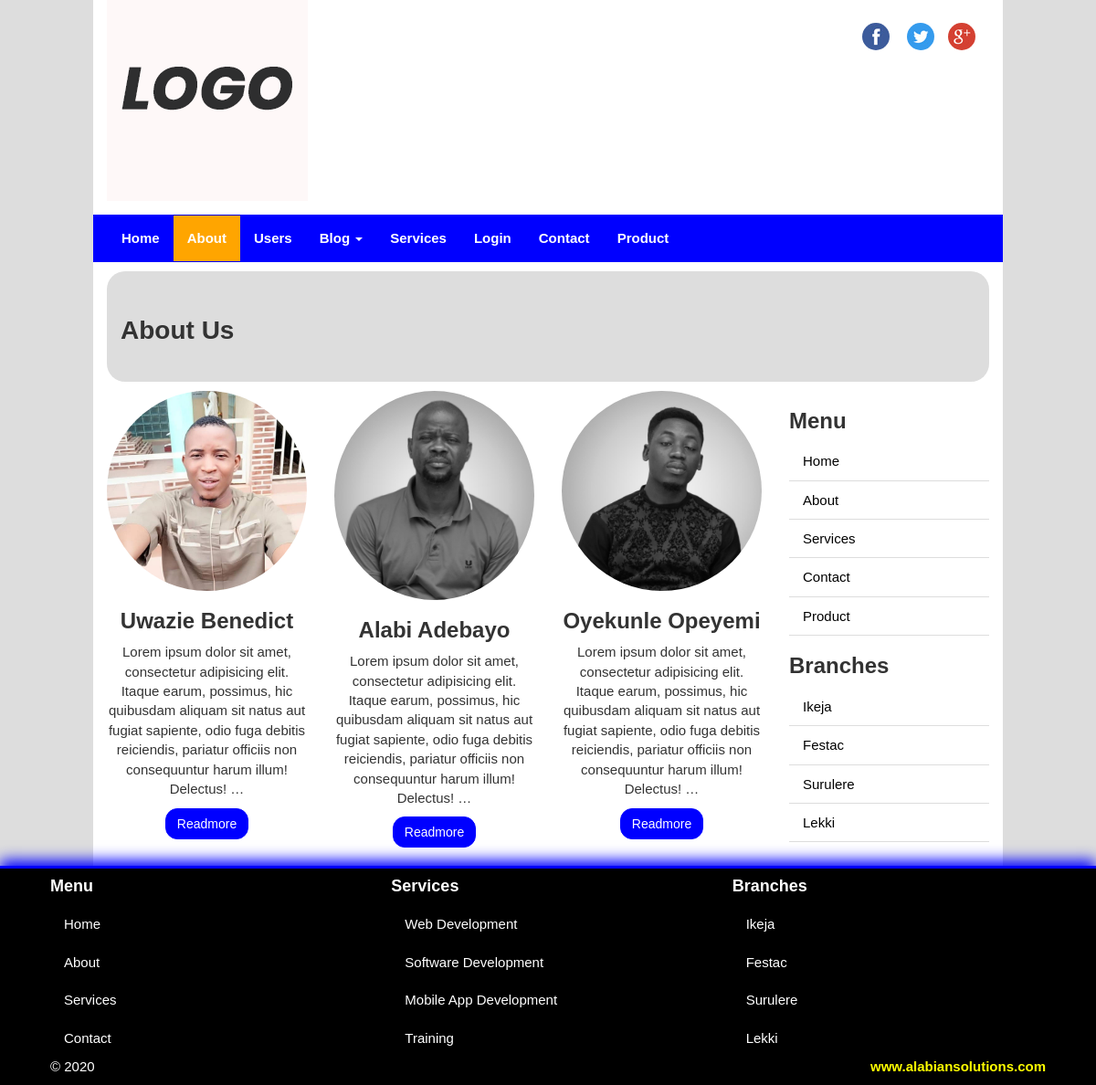
Page /frontend/about-page/ on the committed database.
### classwork_app/models.py (models this page shows, shortened)
class About(models.Model):
    abt_title = models.CharField(max_length=150)
    profile = models.ImageField(blank=True, null=True, upload_to='uploads/')
    description = models.TextField(blank=True)

### classwork_app/views.py (the view)
# urls.py: path('about-page/', views.about, name='about'),
def about(request):
    about_data = About.objects.all()
    return render(request, 'classwork_app/about.html', {'about1':about_data})

### classwork_app/custom_processor.py (called while the page is built)
def footer_date(request):
    footer_time = datetime.now()
    context = {'site_date':footer_time}
    return context

def menu_cat(request):
    category = Category.objects.all()
    kwargs = {'cat':category}
    return kwargs

### classwork_app/templates/classwork_app/about.html (shortened to what this page needs)
{% extends 'classwork_app/base.html' %}
{% load static %}
{% block content %}
<section id="sectionTitle">
  <div class="pageTitle">
    <h1>About Us</h1>
  </div>
</section>
<section id="content">
  <div class="row">
    <div class="col-sm-9 text-center" id="mainContent">
      <div class="row">
        {% if about1 %}
        {% for a in about1 %}
        <div class="col-sm-4">
          <a href="detail.html">
              <img src="{{ a.profile.url }}" class="img-circle">
          </a>
          <h2>{{ a.abt_title }}</h2>
          <p>
            {{ a.description| truncatewords:30 }}
          </p>
          <a href="{% url 'classwork_app:about_detail' a.id %}" class="btn btn-primary">Readmore</a>
        </div>
        {% endfor %}
        {% endif %}
      </div>
    </div>
    {% include 'classwork_app/sidebar.html' %}
  </div>
</section>
{% endblock %}

### classwork_app/templates/classwork_app/base.html (shortened to what this page needs)
{% load static %}
<!DOCTYPE html>
<html lang="en">
  <head>
    <link href="{% static 'classwork_app/css/bootstrap.min.css' %}" rel="stylesheet">
    <link href="{% static 'classwork_app/css/font-awesome.min.css' %}" rel="stylesheet">
    <link href="{% static 'classwork_app/css/style.css' %}" rel="stylesheet">
  </head>
  <body>
    <div class="container">
      <header id="siteLogo">
        <div class="row">
          <div class="col-sm-3">
            <a href="index.html">
              <img src="{% static 'classwork_app/images/logo.png' %}">
            </a>
          </div>
          <div class="col-sm-9">
            <span class="social-logo pull-right">
              <a href="#">
                <img src="{% static 'classwork_app/images/fb.png' %}" class="img-circle">
              </a>
              <a href="#">
                <img src="{% static 'classwork_app/images/tw.png' %}" class="img-circle">
              </a><a href="#">
                <img src="{% static 'classwork_app/images/gp.png' %}" class="img-circle">
              </a>
            </span>
          </div>
        </div>
      </header>
    <section id="siteMenu">
    <div class="row">
      <nav class="navbar navbar-inverse">
        <div class="collapse navbar-collapse" id="mainNav">
            {% url 'index' as home %}
            {% url 'classwork_app:about' as about %}
            {% url 'classwork_app:users' as us %}
            {% url 'classwork_app:service' as service %}
            {% url 'backend:contact_form' as contact %}
          <ul class="nav navbar-nav">
            <li {% if request.path == home %} class='active' {% endif %}><a href="{% url 'index' %}">Home</a></li>
            <li {% if request.path == about %} class='active' {% endif %}><a href="{% url 'classwork_app:about' %}">About</a></li>
            <li {% if request.path == us %} class='active' {% endif %}><a href="{% url 'classwork_app:users' %}">Users</a></li>
            <li class="dropdown">
              <a class="dropdown-toggle" data-toggle="dropdown" href="#">Blog
              <span class="caret"></span></a>
            </li>
            <li {% if request.path == service %} class='active' {% endif %}><a href="{% url 'classwork_app:service' %}">Services</a></li>
            <li><a href="{% url 'backend:login_view' %}">Login</a></li>
            <li {% if request.path == contact %} class='active' {% endif %}><a href="{% url 'backend:contact_form' %}">Contact</a></li>
            <li><a href="#">Product</a></li>
          </ul>
        </div>
      </nav>
    </div>
  </section>
      {% block content %}
      {% endblock %}
    </div>
    <footer class="container-fluid" id="siteFooter">
      <div class="row">
        <div class="col-sm-4">
          <h4>Menu</h4>
          <ul class="nav">
            <li><a href="#">Home</a></li>
            <li><a href="#">About</a></li>
            <li><a href="#">Services</a></li>
            <li><a href="#">Contact</a></li>
          </ul>
        </div>
        <div class="col-sm-4">
          <h4>Services</h4>
          <ul class="nav">
            <li><a href="#">Web Development</a></li>
            <li><a href="#">Software Development</a></li>
            <li><a href="#">Mobile App Development</a></li>
            <li><a href="#">Training</a></li>
          </ul>
        </div>
        <div class="col-sm-4">
          <h4>Branches</h4>
          <ul class="nav">
            <li><a href="#">Ikeja</a></li>
            <li><a href="#">Festac</a></li>
            <li><a href="#">Surulere</a></li>
            <li><a href="#">Lekki</a></li>
          </ul>
        </div>
      </div>
      <div class="row">
        <div class="col-md-3">
          <p>&copy; {{ site_date| date:'Y'}}</p>
        </div>
        <div class="col-md-9">
          <p class="copy pull-right">
            <a href="#" target="_blank">www.alabiansolutions.com</a>
          </p>
        </div>
      </div>
    </footer>
  </body>
</html>

### classwork_app/templates/classwork_app/sidebar.html
<aside class="col-sm-3" id="sideBar">
    <div class="widget">
      <h3>Menu</h3>
      <ul class="nav">
        <li><a href="#">Home</a></li>
        <li><a href="#">About</a></li>
        <li><a href="#">Services</a></li>
        <li><a href="#">Contact</a></li>
        <li><a href="#">Product</a></li>
      </ul>
    </div>
    <div class="widget">
      <h3>Branches</h3>
      <ul class="nav">
        <li><a href="#">Ikeja</a></li>
        <li><a href="#">Festac</a></li>
        <li><a href="#">Surulere</a></li>
        <li><a href="#">Lekki</a></li>
      </ul>
    </div>
  </aside>

### classwork_app/static/classwork_app/css/style.css (style rules this page uses)
body { font-family: arial, verdana, sans-serif; font-size:15px; background-color:#ddd; }
h1, h2, h3, h4, h5, h6 { font-weight: bold; }
h1 { font-size:28px; }
.container { width:83%; background-color:#fff; padding-bottom: 20px; }
.social-logo { margin-top: 25px; display: inline-block; }
.social-logo a { display: inline-block; margin-right: 15px; }
#siteMenu .navbar { margin-top: 15px; margin-bottom: 0; border-radius:0; background-color:blue; border-color:blue; }
#mainNav .navbar-nav .active a { background-color:orange; }
#mainNav .navbar-nav a { color:#fff; font-weight: bold; }
.btn-primary { background-color:blue; border-color:blue; border-radius:13px; }
#sectionTitle { background-color:#ddd; padding:30px 15px; margin: 10px 0; border-radius:20px; }
#mainContent img { width:100%; height:auto; }
#mainContent h2 { font-size:24px; }
.widget .nav li { border-bottom: 1px solid #ddd; }
.widget .nav li a { color:#000; }
#siteFooter { background-color:#000; color:#fff; border-top:3px solid blue; box-shadow:0 -6px 15px blue; }
#siteFooter .row { padding:0 40px; }
#siteFooter .nav li a { color:#fff; }
.copy a { color:yellow; font-weight: bold; }

### rows in the picture
About: profile (picture), abt_title "Uwazie Benedict", description "Lorem ipsum dolor sit amet, consectetur adipisicing elit. Itaque earum, possimus, hic quibusdam aliquam sit natus aut fugiat sapiente, odio fuga debitis reiciendis, pariatur officiis non consequuntur harum illum! Delectus! …"
About: profile (picture), abt_title "Alabi Adebayo", description "Lorem ipsum dolor sit amet, consectetur adipisicing elit. Itaque earum, possimus, hic quibusdam aliquam sit natus aut fugiat sapiente, odio fuga debitis reiciendis, pariatur officiis non consequuntur harum illum! Delectus! …"
About: profile (picture), abt_title "Oyekunle Opeyemi", description "Lorem ipsum dolor sit amet, consectetur adipisicing elit. Itaque earum, possimus, hic quibusdam aliquam sit natus aut fugiat sapiente, odio fuga debitis reiciendis, pariatur officiis non consequuntur harum illum! Delectus! …"
